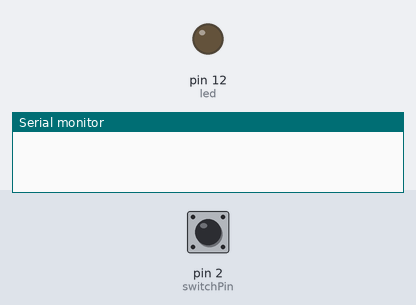
The sketch below on a simulated Arduino Uno, built with avr-gcc and run on an emulated ATmega328P. On the bench: output pins drawn as LEDs (lit = HIGH), the last lines printed to the serial monitor. The inputs (shaded band) are chosen by the test bench; at power-on: pin 2 (switchPin) HIGH.

Above: at 1.2 s.
1.3 s: pin 2 (switchPin) pulled LOW for 3.2 s
At 5.7 s:
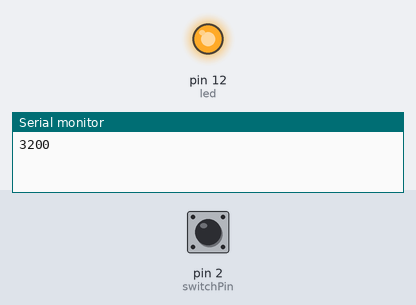
6.0 s: pin 2 (switchPin) pulled LOW for 0.15 s
At 6.6 s:
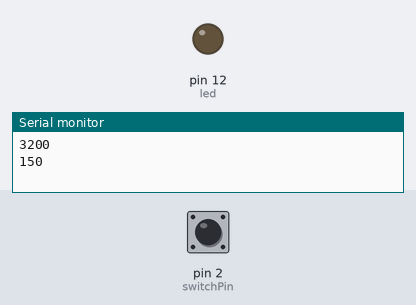
Timing chart, 0 to 9.0 s (numbered marks = the images above; inputs shaded):
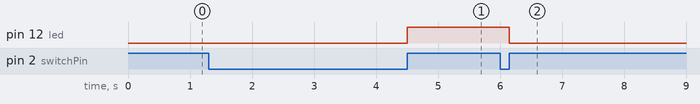

Measured:
- after the input at 1.3 s, pin 12 (led): LOW → HIGH after 3.2 s
- after the input at 6.0 s, pin 12 (led): HIGH → LOW after 0.15 s

The sketch:

long_press.ino
```cpp
const int switchPin = 2;
const int led = 12;

long startTime;
long duration;
long longpress = 2000;

void setup() {
  pinMode(switchPin, INPUT);
  pinMode(led, OUTPUT);
  Serial.begin(9600);
  // put your setup code here, to run once:

}

void loop() {
  if(digitalRead(switchPin) == LOW)
  {
    startTime = millis();
    while(digitalRead(switchPin) == LOW);
    long duration = millis() - startTime;
    Serial.println(duration);
    if (duration > longpress){
      digitalWrite(led, HIGH);
    }
    else
    {
      digitalWrite(led, LOW);
    }
  }
  // put your main code here, to run repeatedly:

}
```
